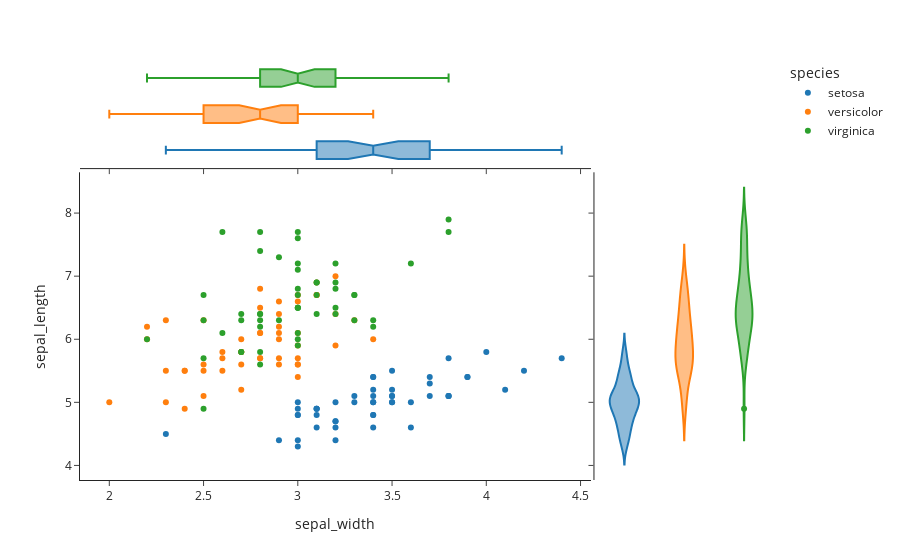

The cell this chart's notebook holds for it:
### Code cell
import plotly.express as px
df = px.data.iris()
fig = px.scatter(df, x="sepal_width", y="sepal_length", color="species", marginal_y="violin",
          marginal_x="box", template='simple_white')
fig.show()

### Figure 1 — Plotly figure (JSON) as saved in the notebook; plotly's stock layout.template omitted (floating-point values rounded to 4 significant figures)
{"data": [{"hovertemplate": "species=setosa<br>sepal_width=%{x}<br>sepal_length=%{y}<extra></extra>", "legendgroup": "setosa", "marker": {"color": "#1F77B4", "symbol": "circle"}, "mode": "markers", "name": "setosa", "orientation": "v", "showlegend": true, "type": "scatter", "x": [3.5, 3, 3.2, 3.1, 3.6, 3.9, 3.4, 3.4, 2.9, 3.1, 3.7, 3.4, 3, 3, 4, 4.4, 3.9, 3.5, 3.8, 3.8, 3.4, 3.7, 3.6, 3.3, 3.4, 3, 3.4, 3.5, 3.4, 3.2, 3.1, 3.4, 4.1, 4.2, 3.1, 3.2, 3.5, 3.1, 3, 3.4, 3.5, 2.3, 3.2, 3.5, 3.8, 3, 3.8, 3.2, 3.7, 3.3], "xaxis": "x", "y": [5.1, 4.9, 4.7, 4.6, 5, 5.4, 4.6, 5, 4.4, 4.9, 5.4, 4.8, 4.8, 4.3, 5.8, 5.7, 5.4, 5.1, 5.7, 5.1, 5.4, 5.1, 4.6, 5.1, 4.8, 5, 5, 5.2, 5.2, 4.7, 4.8, 5.4, 5.2, 5.5, 4.9, 5, 5.5, 4.9, 4.4, 5.1, 5, 4.5, 4.4, 5, 5.1, 4.8, 5.1, 4.6, 5.3, 5], "yaxis": "y"}, {"alignmentgroup": "True", "hovertemplate": "species=setosa<br>sepal_width=%{x}<extra></extra>", "legendgroup": "setosa", "marker": {"color": "#1F77B4", "symbol": "circle"}, "name": "setosa", "notched": true, "offsetgroup": "setosa", "showlegend": false, "type": "box", "x": [3.5, 3, 3.2, 3.1, 3.6, 3.9, 3.4, 3.4, 2.9, 3.1, 3.7, 3.4, 3, 3, 4, 4.4, 3.9, 3.5, 3.8, 3.8, 3.4, 3.7, 3.6, 3.3, 3.4, 3, 3.4, 3.5, 3.4, 3.2, 3.1, 3.4, 4.1, 4.2, 3.1, 3.2, 3.5, 3.1, 3, 3.4, 3.5, 2.3, 3.2, 3.5, 3.8, 3, 3.8, 3.2, 3.7, 3.3], "xaxis": "x3", "yaxis": "y3"}, {"alignmentgroup": "True", "hovertemplate": "species=setosa<br>sepal_length=%{y}<extra></extra>", "legendgroup": "setosa", "marker": {"color": "#1F77B4", "symbol": "circle"}, "name": "setosa", "offsetgroup": "setosa", "scalegroup": "y", "showlegend": false, "type": "violin", "xaxis": "x2", "y": [5.1, 4.9, 4.7, 4.6, 5, 5.4, 4.6, 5, 4.4, 4.9, 5.4, 4.8, 4.8, 4.3, 5.8, 5.7, 5.4, 5.1, 5.7, 5.1, 5.4, 5.1, 4.6, 5.1, 4.8, 5, 5, 5.2, 5.2, 4.7, 4.8, 5.4, 5.2, 5.5, 4.9, 5, 5.5, 4.9, 4.4, 5.1, 5, 4.5, 4.4, 5, 5.1, 4.8, 5.1, 4.6, 5.3, 5], "yaxis": "y2"}, {"hovertemplate": "species=versicolor<br>sepal_width=%{x}<br>sepal_length=%{y}<extra></extra>", "legendgroup": "versicolor", "marker": {"color": "#FF7F0E", "symbol": "circle"}, "mode": "markers", "name": "versicolor", "orientation": "v", "showlegend": true, "type": "scatter", "x": [3.2, 3.2, 3.1, 2.3, 2.8, 2.8, 3.3, 2.4, 2.9, 2.7, 2, 3, 2.2, 2.9, 2.9, 3.1, 3, 2.7, 2.2, 2.5, 3.2, 2.8, 2.5, 2.8, 2.9, 3, 2.8, 3, 2.9, 2.6, 2.4, 2.4, 2.7, 2.7, 3, 3.4, 3.1, 2.3, 3, 2.5, 2.6, 3, 2.6, 2.3, 2.7, 3, 2.9, 2.9, 2.5, 2.8], "xaxis": "x", "y": [7, 6.4, 6.9, 5.5, 6.5, 5.7, 6.3, 4.9, 6.6, 5.2, 5, 5.9, 6, 6.1, 5.6, 6.7, 5.6, 5.8, 6.2, 5.6, 5.9, 6.1, 6.3, 6.1, 6.4, 6.6, 6.8, 6.7, 6, 5.7, 5.5, 5.5, 5.8, 6, 5.4, 6, 6.7, 6.3, 5.6, 5.5, 5.5, 6.1, 5.8, 5, 5.6, 5.7, 5.7, 6.2, 5.1, 5.7], "yaxis": "y"}, {"alignmentgroup": "True", "hovertemplate": "species=versicolor<br>sepal_width=%{x}<extra></extra>", "legendgroup": "versicolor", "marker": {"color": "#FF7F0E", "symbol": "circle"}, "name": "versicolor", "notched": true, "offsetgroup": "versicolor", "showlegend": false, "type": "box", "x": [3.2, 3.2, 3.1, 2.3, 2.8, 2.8, 3.3, 2.4, 2.9, 2.7, 2, 3, 2.2, 2.9, 2.9, 3.1, 3, 2.7, 2.2, 2.5, 3.2, 2.8, 2.5, 2.8, 2.9, 3, 2.8, 3, 2.9, 2.6, 2.4, 2.4, 2.7, 2.7, 3, 3.4, 3.1, 2.3, 3, 2.5, 2.6, 3, 2.6, 2.3, 2.7, 3, 2.9, 2.9, 2.5, 2.8], "xaxis": "x3", "yaxis": "y3"}, {"alignmentgroup": "True", "hovertemplate": "species=versicolor<br>sepal_length=%{y}<extra></extra>", "legendgroup": "versicolor", "marker": {"color": "#FF7F0E", "symbol": "circle"}, "name": "versicolor", "offsetgroup": "versicolor", "scalegroup": "y", "showlegend": false, "type": "violin", "xaxis": "x2", "y": [7, 6.4, 6.9, 5.5, 6.5, 5.7, 6.3, 4.9, 6.6, 5.2, 5, 5.9, 6, 6.1, 5.6, 6.7, 5.6, 5.8, 6.2, 5.6, 5.9, 6.1, 6.3, 6.1, 6.4, 6.6, 6.8, 6.7, 6, 5.7, 5.5, 5.5, 5.8, 6, 5.4, 6, 6.7, 6.3, 5.6, 5.5, 5.5, 6.1, 5.8, 5, 5.6, 5.7, 5.7, 6.2, 5.1, 5.7], "yaxis": "y2"}, {"hovertemplate": "species=virginica<br>sepal_width=%{x}<br>sepal_length=%{y}<extra></extra>", "legendgroup": "virginica", "marker": {"color": "#2CA02C", "symbol": "circle"}, "mode": "markers", "name": "virginica", "orientation": "v", "showlegend": true, "type": "scatter", "x": [3.3, 2.7, 3, 2.9, 3, 3, 2.5, 2.9, 2.5, 3.6, 3.2, 2.7, 3, 2.5, 2.8, 3.2, 3, 3.8, 2.6, 2.2, 3.2, 2.8, 2.8, 2.7, 3.3, 3.2, 2.8, 3, 2.8, 3, 2.8, 3.8, 2.8, 2.8, 2.6, 3, 3.4, 3.1, 3, 3.1, 3.1, 3.1, 2.7, 3.2, 3.3, 3, 2.5, 3, 3.4, 3], "xaxis": "x", "y": [6.3, 5.8, 7.1, 6.3, 6.5, 7.6, 4.9, 7.3, 6.7, 7.2, 6.5, 6.4, 6.8, 5.7, 5.8, 6.4, 6.5, 7.7, 7.7, 6, 6.9, 5.6, 7.7, 6.3, 6.7, 7.2, 6.2, 6.1, 6.4, 7.2, 7.4, 7.9, 6.4, 6.3, 6.1, 7.7, 6.3, 6.4, 6, 6.9, 6.7, 6.9, 5.8, 6.8, 6.7, 6.7, 6.3, 6.5, 6.2, 5.9], "yaxis": "y"}, {"alignmentgroup": "True", "hovertemplate": "species=virginica<br>sepal_width=%{x}<extra></extra>", "legendgroup": "virginica", "marker": {"color": "#2CA02C", "symbol": "circle"}, "name": "virginica", "notched": true, "offsetgroup": "virginica", "showlegend": false, "type": "box", "x": [3.3, 2.7, 3, 2.9, 3, 3, 2.5, 2.9, 2.5, 3.6, 3.2, 2.7, 3, 2.5, 2.8, 3.2, 3, 3.8, 2.6, 2.2, 3.2, 2.8, 2.8, 2.7, 3.3, 3.2, 2.8, 3, 2.8, 3, 2.8, 3.8, 2.8, 2.8, 2.6, 3, 3.4, 3.1, 3, 3.1, 3.1, 3.1, 2.7, 3.2, 3.3, 3, 2.5, 3, 3.4, 3], "xaxis": "x3", "yaxis": "y3"}, {"alignmentgroup": "True", "hovertemplate": "species=virginica<br>sepal_length=%{y}<extra></extra>", "legendgroup": "virginica", "marker": {"color": "#2CA02C", "symbol": "circle"}, "name": "virginica", "offsetgroup": "virginica", "scalegroup": "y", "showlegend": false, "type": "violin", "xaxis": "x2", "y": [6.3, 5.8, 7.1, 6.3, 6.5, 7.6, 4.9, 7.3, 6.7, 7.2, 6.5, 6.4, 6.8, 5.7, 5.8, 6.4, 6.5, 7.7, 7.7, 6, 6.9, 5.6, 7.7, 6.3, 6.7, 7.2, 6.2, 6.1, 6.4, 7.2, 7.4, 7.9, 6.4, 6.3, 6.1, 7.7, 6.3, 6.4, 6, 6.9, 6.7, 6.9, 5.8, 6.8, 6.7, 6.7, 6.3, 6.5, 6.2, 5.9], "yaxis": "y2"}], "layout": {"legend": {"title": {"text": "species"}, "tracegroupgap": 0}, "margin": {"t": 60}, "xaxis": {"anchor": "y", "domain": [0, 0.7363], "title": {"text": "sepal_width"}}, "xaxis2": {"anchor": "y2", "domain": [0.7413, 1], "matches": "x2", "showline": false, "showticklabels": false, "ticks": ""}, "xaxis3": {"anchor": "y3", "domain": [0, 0.7363], "matches": "x", "showticklabels": false}, "xaxis4": {"anchor": "y4", "domain": [0.7413, 1], "matches": "x2", "showline": false, "showticklabels": false, "ticks": ""}, "yaxis": {"anchor": "x", "domain": [0, 0.7326], "title": {"text": "sepal_length"}}, "yaxis2": {"anchor": "x2", "domain": [0, 0.7326], "matches": "y", "showticklabels": false}, "yaxis3": {"anchor": "x3", "domain": [0.7426, 1], "matches": "y3", "showline": false, "showticklabels": false, "ticks": ""}, "yaxis4": {"anchor": "x4", "domain": [0.7426, 1], "matches": "y3", "showline": false, "showticklabels": false, "ticks": ""}}}
